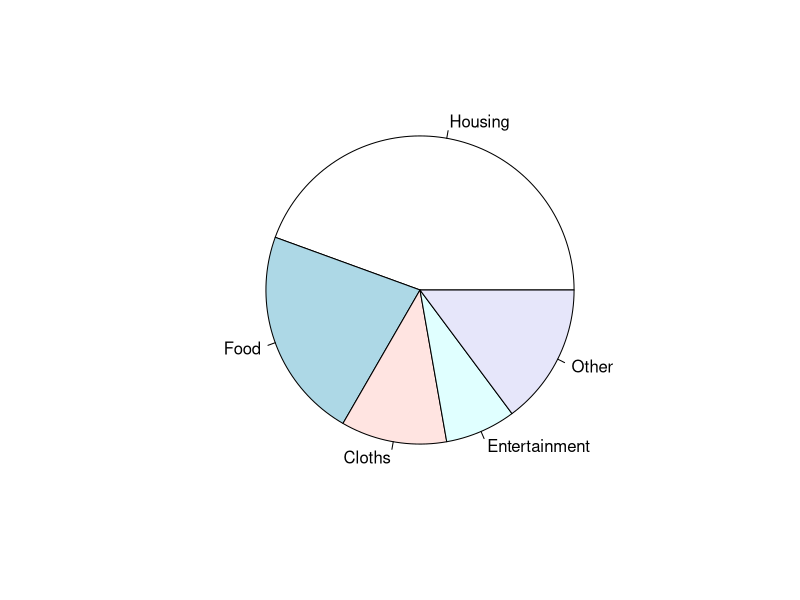
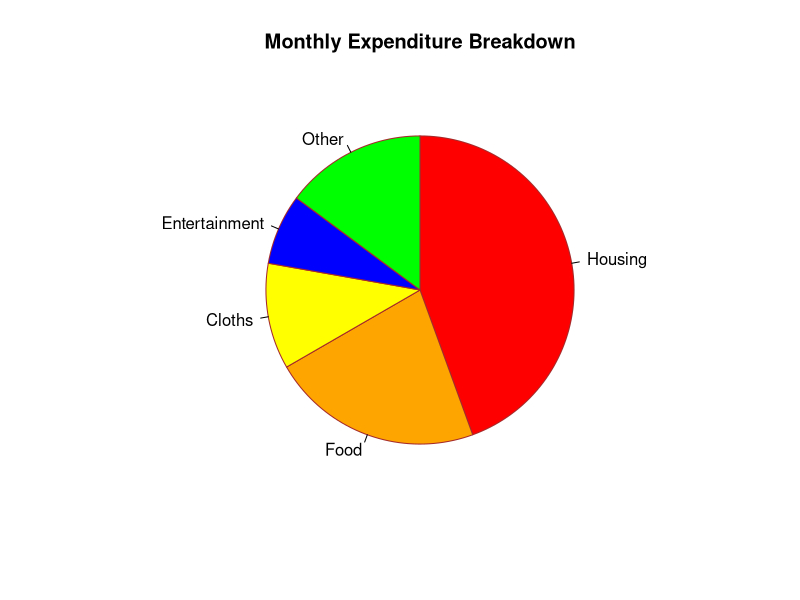
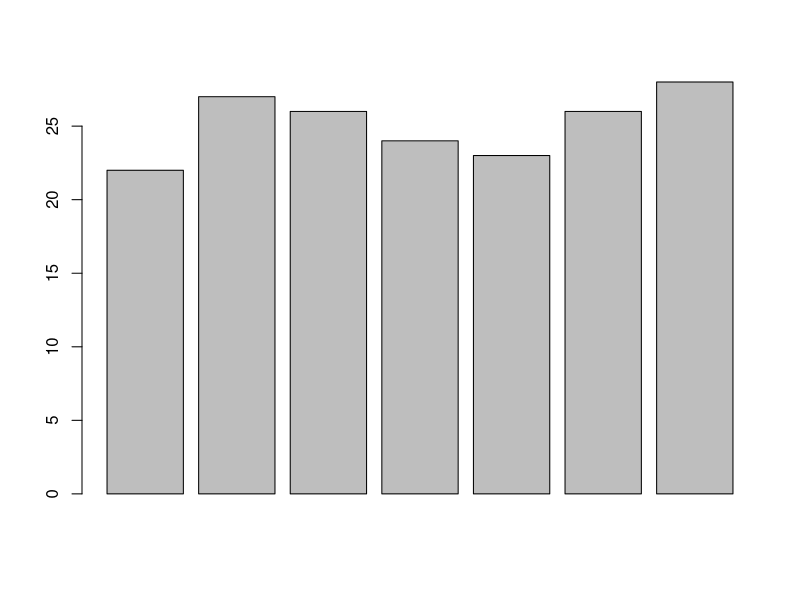
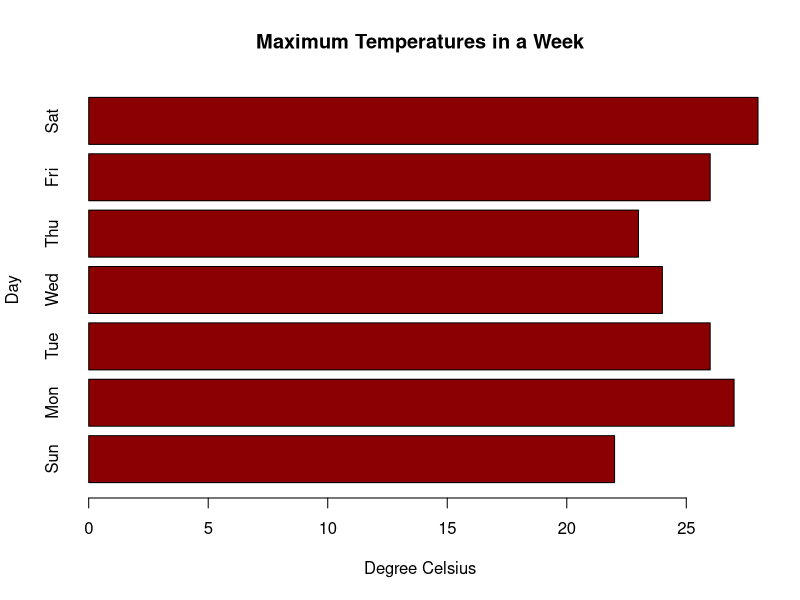
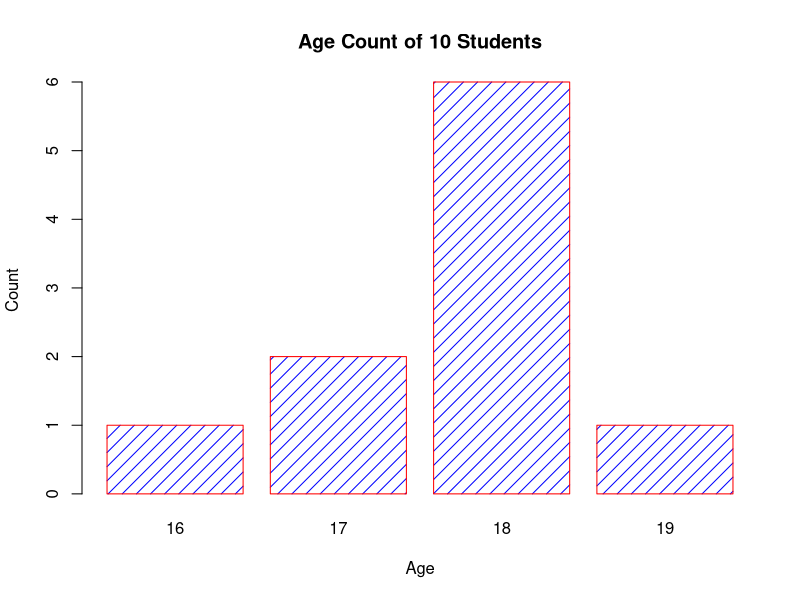
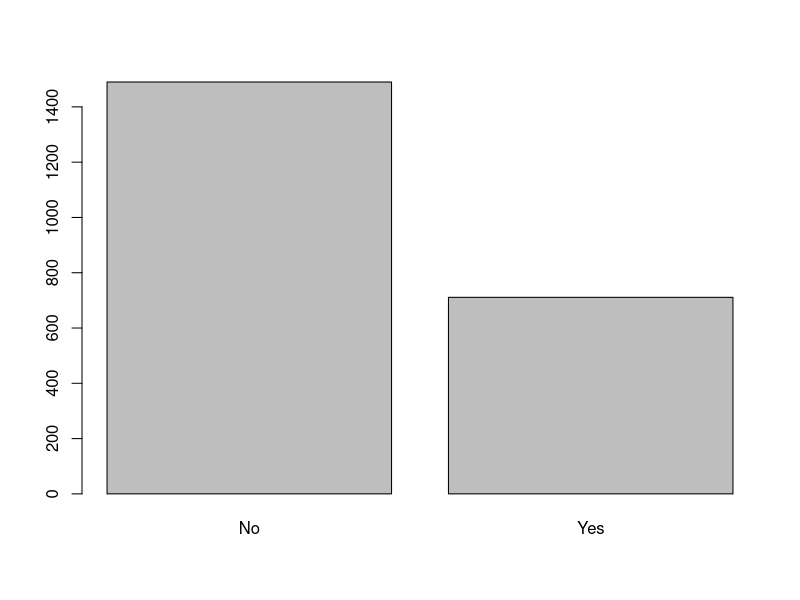
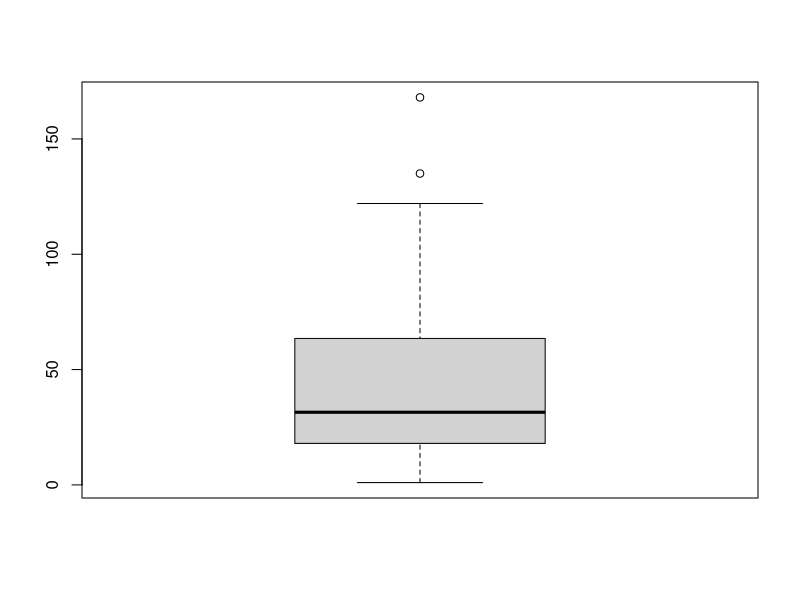
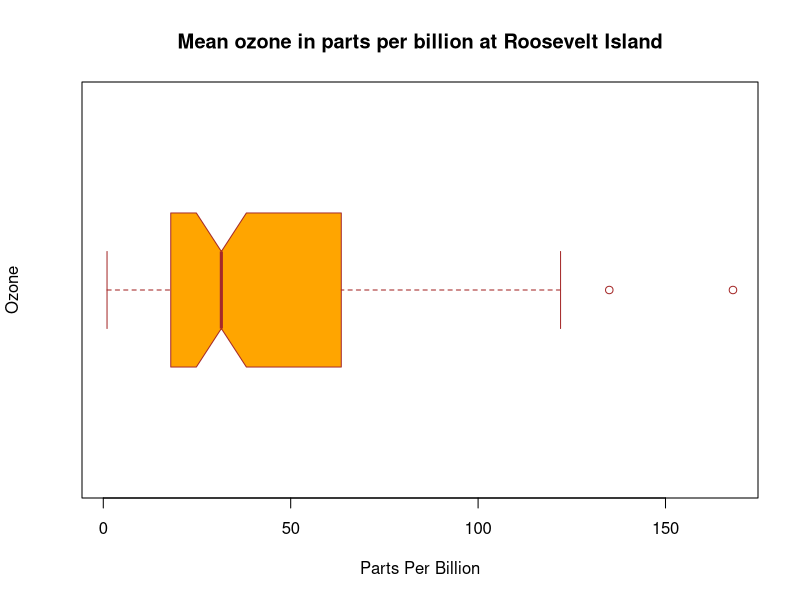

Write the R code that produced these figures, in order.
###pie chart example 
expenditure<-c("Housing","Food","Cloths","Entertainment","Other")
amount<-c(600,300,150,100,200)
##x,y

#example -1
pie(amount,expenditure)


#example -2
pie(amount,
    labels=as.character(expenditure),
    main="Monthly Expenditure Breakdown",
    col=c("red","orange","yellow","blue","green"),
    border="brown",
    clockwise=TRUE
)


## barplot
max.temp <- c(22, 27, 26, 24, 23, 26, 28)
barplot(max.temp)

barplot(max.temp,
        main = "Maximum Temperatures in a Week",
        xlab = "Degree Celsius",
        ylab = "Day",
        names.arg = c("Sun", "Mon", "Tue", "Wed", "Thu", "Fri", "Sat"),
        col = "darkred",
        horiz = TRUE)



##categorize or group by data 
age <- c(17,18,18,17,18,19,18,16,18,18)
table(age)


barplot(table(age),
        main="Age Count of 10 Students",
        xlab="Age",
        ylab="Count",
        border="red",
        col="blue",
        density=10
)


##example -3
Titanic
margin.table(Titanic,1)  # count according to class
margin.table(Titanic,4)  # count according to survival
margin.table(Titanic)  # gives total count if index is not provided

barplot(margin.table(Titanic,4))



###BOX plot
airquality #dataframe
str(airquality)

boxplot(airquality$Ozone)


## example  -
boxplot(airquality$Ozone,
        main = "Mean ozone in parts per billion at Roosevelt Island",
        xlab = "Parts Per Billion",
        ylab = "Ozone",
        col = "orange",
        border = "brown",
        horizontal = TRUE,
        notch = TRUE
)

##EXAMPLE -2
boxplot(airquality$Ozone,airquality$Temp,airquality$Day,
        main = "Multiple boxplots for comparision",
        names = c("ozone", "normal", "temp"),
        las = 2,
        col = c("orange","red"),
        border = "brown",
        horizontal = TRUE,
        notch = TRUE
)

#example no. 4
boxplot(airquality$Temp~airquality$Ozone,
        data=airquality,
        main="Different boxplots for each month",
        xlab="Month Number",
        ylab="Degree Fahrenheit",
        col="orange",
        border="brown"
)



#### histogram
str(airquality)
Temperature <- airquality$Temp
hist(Temperature)


##
# histogram with added parameters
hist(Temperature,
     main="Maximum daily temperature at La Guardia Airport",
     xlab="Temperature in degrees Fahrenheit",
     xlim=c(50,100),
     col="darkmagenta",
     freq=FALSE
)

##with text label 
h <- hist(Temperature,ylim=c(0,40),col="darkmagenta")
text(h$mids,h$counts,labels=h$counts, adj=c(0.5, -0.5))

#non -uniform width
hist(Temperature,
     main="Maximum daily temperature at La Guardia Airport",
     xlab="Temperature in degrees Fahrenheit",
     xlim=c(50,100),
     col="chocolate",
     border="brown",
     breaks=c(55,60,70,75,80,100)
)

### line chart
# dummy data
set.seed(45)
df <- data.frame(x=rep(1:5, 9), val=sample(1:100, 45), 
                 variable=rep(paste0("category", 1:9), each=5))

library(ggplot2)
# plot
ggplot(data = df, aes(x=x, y=val)) + geom_line(aes(colour=variable))


##

# Create the data for the chart.
v <- c(7,12,28,3,41)
t <- c(14,7,6,19,3)


# Plot the bar chart.
plot(v,type = "o",col = "red", xlab = "Month", ylab = "Rain fall", 
     main = "Rain fall chart")

lines(t, type = "o", col = "blue")


##rainbow 
plot(0,0,xlim = c(-10,10),ylim = c(-10,10),type = "n")

cl <- rainbow(5)

for (i in 1:5){
  lines(-10:10,runif(21,-10,10),col = cl[i],type = 'b')
}


## scatter 
# Get the input values.
input <- mtcars[,c('wt','mpg')]


# Plot the chart for cars with weight between 2.5 to 5 and mileage between 15 and 30.
plot(x = input$wt,y = input$mpg,
     xlab = "Weight",
     ylab = "Milage",
     xlim = c(2.5,5),
     ylim = c(15,30),		 
     main = "Weight vs Milage"
)


##
# Plot the matrices between 4 variables giving 12 plots.

# One variable with 3 others and total 4 variables.

pairs(~wt+mpg+disp+cyl,data = mtcars,
      main = "Scatterplot Matrix")

